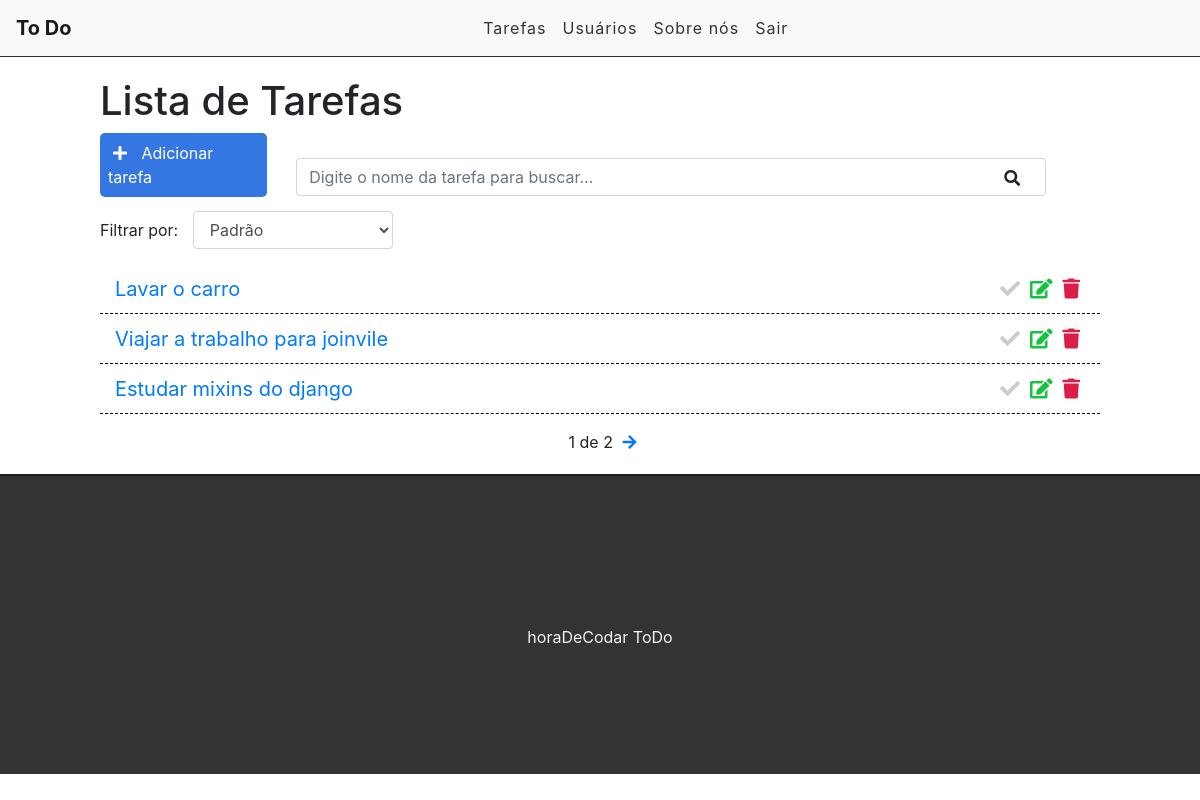
The app's page / (signed in), older data.
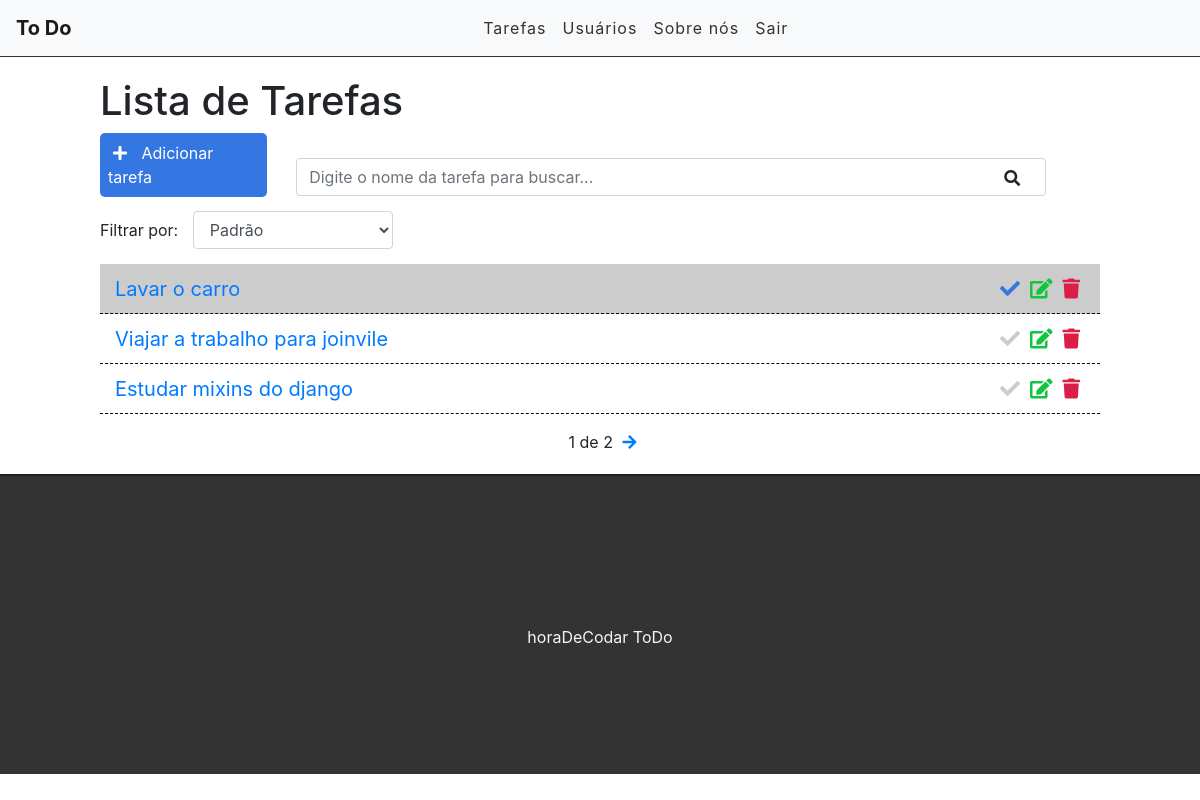
The same page, newer data.
### tasks/models.py (models this page shows, shortened)
class Task(models.Model):
    STATUS = (
        ('doing', 'Fazendo'),
        ('done', 'Feita'),
    )
    title = models.CharField(max_length=255)
    description = models.TextField()
    done = models.CharField(
        max_length=5,
        choices=STATUS,
    )
    user = models.ForeignKey(get_user_model(), on_delete=models.CASCADE)
    created_at = models.DateTimeField(auto_now_add=True)
    update_at = models.DateTimeField(auto_now=True)

### tasks/views.py (the view)
# urls.py: path('', views.taskList, name='task-list'),
@login_required
def taskList(request):
    search = request.GET.get('search')
    filter = request.GET.get('filter')
    if search:
        tasks = Task.objects.filter(title__icontains=search, user=request.user)
    elif filter:
        tasks = Task.objects.filter(done=filter, user=request.user)
    else:
        tasks_list = Task.objects.all().order_by('-created_at').filter(user=request.user)
        paginator = Paginator(tasks_list, 3)
        page = request.GET.get('page')
        tasks = paginator.get_page(page)
    return render(request, 'tasks/list.html', {'tasks': tasks, 'filter': filter})

### tasks/templates/tasks/list.html (shortened to what this page needs)
{% extends 'base.html' %}
{% block content %}
    <div class="offset-1 col-10 list-div">
        <h1>Lista de Tarefas</h1>
        <a id="add-link" href="newtask/">
            <div class="col-2 add-div">
                <i class="fas fa-plus"></i> Adicionar tarefa
            </div>
        </a>
        <div class="col-9 search-div">
            <form mathod="GET" id="search-form">
                <input class="form-control" type="text" id="search" name="search" placeholder="Digite o nome da tarefa para buscar..." value={{ request.GET.search }}>
                <i class="fas fa-search" id="search-btn"></i>
            </form>
        </div>
        <div class="col-12 filter-div">
            <span>Filtrar por:</span>
            <select value='done' name="filter" id="filter" class="form-control">
                <option value="" {% if filter == "" %}selected{% endif %}>Padrão</option>
            </select>
        </div>
        <ul class="task-list">
            {% for task in tasks %}
                {% if task.done == 'doing' %}
                    <li class="task-item">
                {% else %}
                    <li class="task-item done">
                {% endif %}
                        <span><a href="/task/{{task.id}}">{{task.title}}</a></span>
                        <a href="delete/{{task.id}}" class="delete-btn"><span><i class="fas fa-trash"></i></span></a>
                        <a href="edit/{{task.id}}"><span><i class="fas fa-edit"></i></span></a>
                        <a href="changestatus/{{task.id}}"><span><i class="fas fa-check"></i></span></a>
                    </li>
            {% endfor %}
        </ul>
        <div class="pagination">
            <span class="step-links">
                {% if tasks.paginator.num_pages %}
                    <span class="current">
                        {{ tasks.number }} de {{ tasks.paginator.num_pages }}
                    </span>
                {% endif %}
                {% if tasks.has_next %}
                    <a href="?page={{tasks.next_page_number}}"><i class="fas fa-arrow-right"></i></a>
                {% endif %}
            </span>
        </div>
    </div>
{% endblock %}

Row changes from the older to the newer data that the page shows:
changed Task "Lavar o carro": done "doing" → "done" (drawn)
